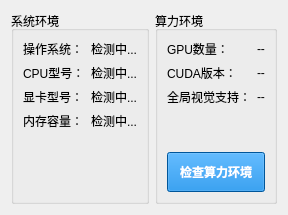
        <widget class="QWidget" name="tab_Env">
         <attribute name="title">
          <string>系统环境检查</string>
         </attribute>
         <layout class="QHBoxLayout" name="horizontalLayout_Env">
          <item>
           <widget class="QGroupBox" name="grp_SysEnv">
            <property name="title">
             <string>系统环境</string>
            </property>
            <layout class="QFormLayout" name="formLayout_Sys">
             <item row="0" column="0">
              <widget class="QLabel" name="lbl_OS">
               <property name="text">
                <string>操作系统：</string>
               </property>
              </widget>
             </item>
             <item row="0" column="1">
              <widget class="QLabel" name="lbl_OS_Val">
               <property name="text">
                <string>检测中...</string>
               </property>
              </widget>
             </item>
             <item row="1" column="0">
              <widget class="QLabel" name="lbl_CPU">
               <property name="text">
                <string>CPU型号：</string>
               </property>
              </widget>
             </item>
             <item row="1" column="1">
              <widget class="QLabel" name="lbl_CPU_Val">
               <property name="text">
                <string>检测中...</string>
               </property>
              </widget>
             </item>
             <item row="2" column="0">
              <widget class="QLabel" name="lbl_GPU_Basic">
               <property name="text">
                <string>显卡型号：</string>
               </property>
              </widget>
             </item>
             <item row="2" column="1">
              <widget class="QLabel" name="lbl_GPU_Basic_Val">
               <property name="text">
                <string>检测中...</string>
               </property>
              </widget>
             </item>
             <item row="3" column="0">
              <widget class="QLabel" name="lbl_RAM">
               <property name="text">
                <string>内存容量：</string>
               </property>
              </widget>
             </item>
             <item row="3" column="1">
              <widget class="QLabel" name="lbl_RAM_Val">
               <property name="text">
                <string>检测中...</string>
               </property>
              </widget>
             </item>
            </layout>
           </widget>
          </item>
          <item>
           <widget class="QGroupBox" name="grp_CompEnv">
            <property name="title">
             <string>算力环境</string>
            </property>
            <layout class="QVBoxLayout" name="verticalLayout_Comp">
             <item>
              <layout class="QFormLayout" name="formLayout_Comp">
               <item row="0" column="0">
                <widget class="QLabel" name="lbl_GPU_Count">
                 <property name="text">
                  <string>GPU数量：</string>
                 </property>
                </widget>
               </item>
               <item row="0" column="1">
                <widget class="QLabel" name="lbl_GPU_Count_Val">
                 <property name="text">
                  <string>--</string>
                 </property>
                </widget>
               </item>
               <item row="1" column="0">
                <widget class="QLabel" name="lbl_CUDA">
                 <property name="text">
                  <string>CUDA版本：</string>
                 </property>
                </widget>
               </item>
               <item row="1" column="1">
                <widget class="QLabel" name="lbl_CUDA_Val">
                 <property name="text">
                  <string>--</string>
                 </property>
                </widget>
               </item>
               <item row="2" column="0">
                <widget class="QLabel" name="lbl_Vision">
                 <property name="text">
                  <string>全局视觉支持：</string>
                 </property>
                </widget>
               </item>
               <item row="2" column="1">
                <widget class="QLabel" name="lbl_Vision_Val">
                 <property name="text">
                  <string>--</string>
                 </property>
                </widget>
               </item>
              </layout>
             </item>
             <item>
              <spacer name="verticalSpacer_Comp">
               <property name="orientation">
                <enum>Qt::Vertical</enum>
               </property>
               <property name="sizeHint" stdset="0">
                <size>
                 <width>20</width>
                 <height>40</height>
                </size>
               </property>
              </spacer>
             </item>
             <item>
              <widget class="QPushButton" name="btn_CheckCompute">
               <property name="minimumSize">
                <size>
                 <width>0</width>
                 <height>40</height>
                </size>
               </property>
               <property name="styleSheet">
                <string notr="true">background-color: #0078d7;
color: white; font-weight: bold;</string>
               </property>
               <property name="text">
                <string>检查算力环境</string>
               </property>
              </widget>
             </item>
            </layout>
           </widget>
          </item>
         </layout>
        </widget>
